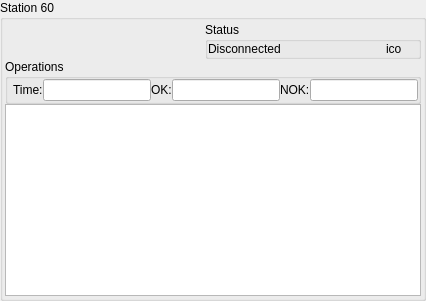
           <widget class="QGroupBox" name="groupBoxSt60">
            <property name="minimumSize">
             <size>
              <width>360</width>
              <height>200</height>
             </size>
            </property>
            <property name="maximumSize">
             <size>
              <width>16777215</width>
              <height>16777215</height>
             </size>
            </property>
            <property name="title">
             <string>Station 60</string>
            </property>
            <layout class="QGridLayout" name="gridLayout_7">
             <property name="leftMargin">
              <number>2</number>
             </property>
             <property name="topMargin">
              <number>2</number>
             </property>
             <property name="rightMargin">
              <number>2</number>
             </property>
             <property name="bottomMargin">
              <number>2</number>
             </property>
             <property name="spacing">
              <number>0</number>
             </property>
             <item row="0" column="0">
              <layout class="QGridLayout" name="gridLayoutSt60">
               <property name="spacing">
                <number>0</number>
               </property>
               <item row="0" column="1">
                <widget class="QGroupBox" name="groupBoxSt60Status">
                 <property name="title">
                  <string>Status</string>
                 </property>
                 <property name="flat">
                  <bool>true</bool>
                 </property>
                 <layout class="QHBoxLayout" name="horizontalLayout_16">
                  <property name="spacing">
                   <number>0</number>
                  </property>
                  <property name="leftMargin">
                   <number>0</number>
                  </property>
                  <property name="topMargin">
                   <number>0</number>
                  </property>
                  <property name="rightMargin">
                   <number>0</number>
                  </property>
                  <property name="bottomMargin">
                   <number>0</number>
                  </property>
                  <item>
                   <widget class="QLabel" name="labelSt60Status">
                    <property name="text">
                     <string>Disconnected</string>
                    </property>
                   </widget>
                  </item>
                  <item>
                   <widget class="QLabel" name="labelSt60Ico">
                    <property name="maximumSize">
                     <size>
                      <width>32</width>
                      <height>32</height>
                     </size>
                    </property>
                    <property name="text">
                     <string>ico</string>
                    </property>
                   </widget>
                  </item>
                 </layout>
                </widget>
               </item>
               <item row="0" column="0">
                <spacer name="horizontalSpacerSt60">
                 <property name="orientation">
                  <enum>Qt::Horizontal</enum>
                 </property>
                 <property name="sizeType">
                  <enum>QSizePolicy::Maximum</enum>
                 </property>
                 <property name="sizeHint" stdset="0">
                  <size>
                   <width>200</width>
                   <height>20</height>
                  </size>
                 </property>
                </spacer>
               </item>
              </layout>
             </item>
             <item row="1" column="0">
              <widget class="QGroupBox" name="groupBoxSt60_2">
               <property name="title">
                <string>Operations</string>
               </property>
               <property name="flat">
                <bool>true</bool>
               </property>
               <layout class="QHBoxLayout" name="horizontalLayout_15">
                <property name="spacing">
                 <number>0</number>
                </property>
                <property name="leftMargin">
                 <number>5</number>
                </property>
                <property name="topMargin">
                 <number>0</number>
                </property>
                <property name="rightMargin">
                 <number>0</number>
                </property>
                <property name="bottomMargin">
                 <number>0</number>
                </property>
                <item>
                 <widget class="QLabel" name="staticSt60Time">
                  <property name="text">
                   <string>Time:</string>
                  </property>
                 </widget>
                </item>
                <item>
                 <widget class="QLineEdit" name="lineEditSt60Time">
                  <property name="readOnly">
                   <bool>true</bool>
                  </property>
                 </widget>
                </item>
                <item>
                 <widget class="QLabel" name="staticSt60Ok">
                  <property name="text">
                   <string>OK:</string>
                  </property>
                 </widget>
                </item>
                <item>
                 <widget class="QLineEdit" name="lineEditSt60Ok">
                  <property name="readOnly">
                   <bool>true</bool>
                  </property>
                 </widget>
                </item>
                <item>
                 <widget class="QLabel" name="staticSt60Nok">
                  <property name="text">
                   <string>NOK:</string>
                  </property>
                 </widget>
                </item>
                <item>
                 <widget class="QLineEdit" name="lineEditSt60Nok">
                  <property name="readOnly">
                   <bool>true</bool>
                  </property>
                 </widget>
                </item>
               </layout>
              </widget>
             </item>
             <item row="2" column="0">
              <widget class="QPlainTextEdit" name="plainTextEditSt60">
               <property name="layoutDirection">
                <enum>Qt::LeftToRight</enum>
               </property>
               <property name="autoFillBackground">
                <bool>false</bool>
               </property>
               <property name="readOnly">
                <bool>true</bool>
               </property>
              </widget>
             </item>
            </layout>
           </widget>
